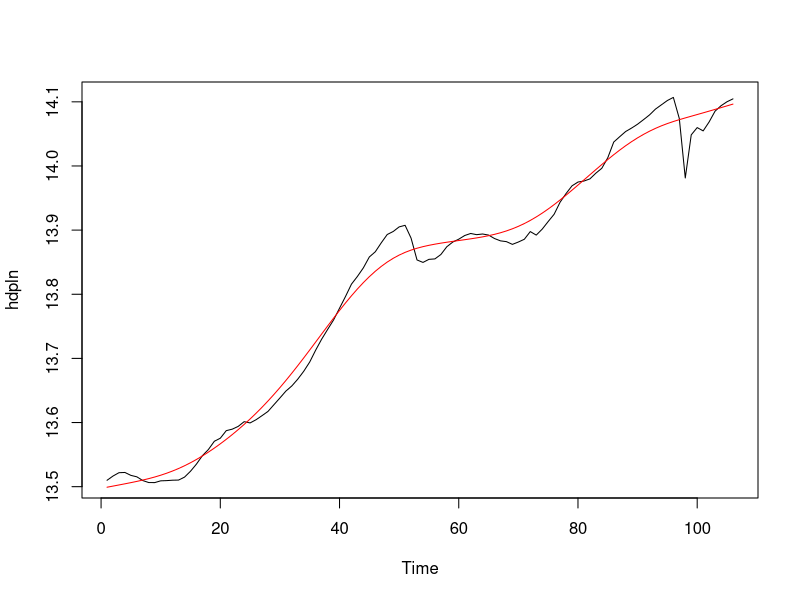
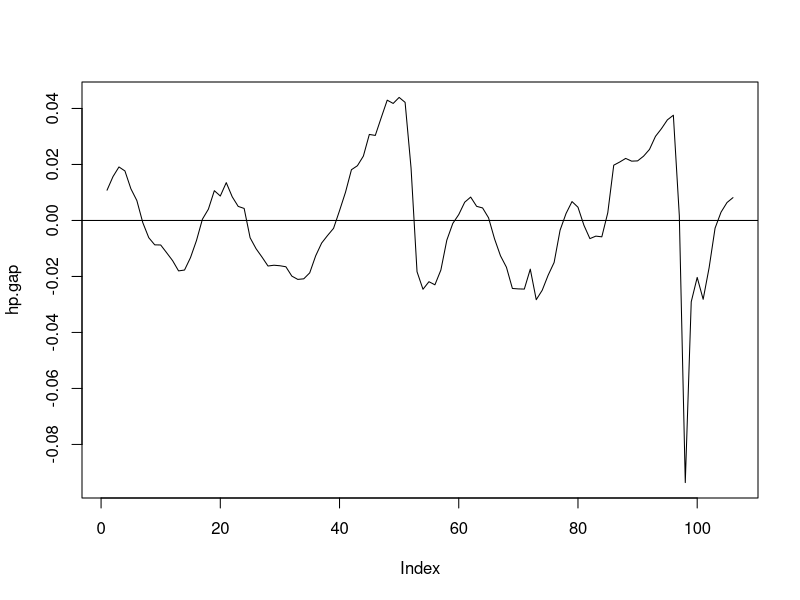
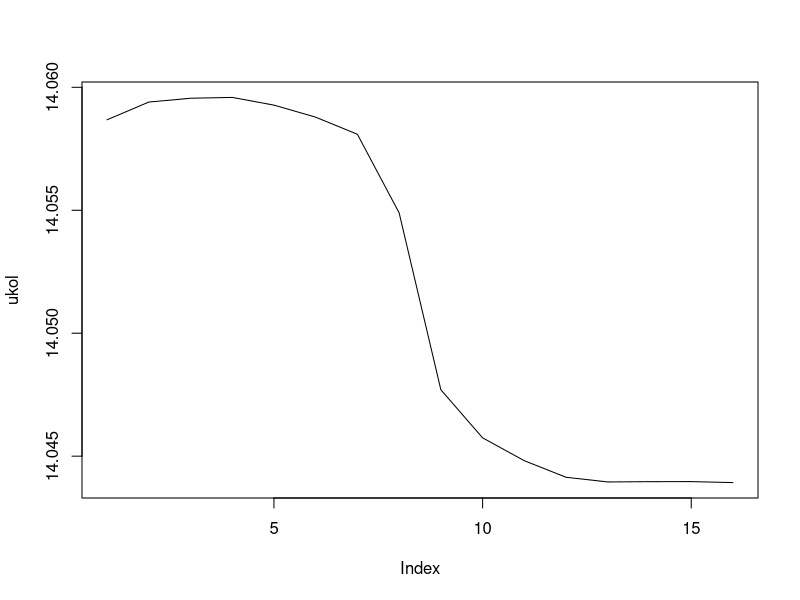

R code for these plots, in order:
# stazeni dat
hdp <- c(read.csv2("hdp.csv")[,-c(1)])
hdpln <- log(hdp)

plot.ts(hdpln)

# HP filtr --------------------------------------------------------------------
nObs <- length(hdpln)
l1 <- 1600
I <- diag(nObs)
D <- diff(I, lag=1, d= 2)

bigX <- rbind(I,sqrt(l1)*D)
bigy <- c(hdpln, sqrt(l1)*rep(0, nObs-2))

# Var.1 ---- velke OLS
hp.trend <- solve(t(bigX)%*%bigX)%*%t(bigX)%*%bigy
# Var.2 ---- rozepsano
hp.trend <- solve(I + l1*t(D)%*%D)%*%hdpln
hp.gap <- hdpln - hp.trend

lines(hp.trend, col = "red")
plot(hp.gap, type = "l")
abline(0,0)
#------------------------------------------------------------------------------

hp <- function(data, type){
  nObs <- length(data)
  l1 <- 1600
  I <- diag(nObs)
  D <- diff(I, lag=1, d= 2)
  
  bigX <- rbind(I,sqrt(l1)*D)
  bigy <- c(data, sqrt(l1)*rep(0, nObs-2))
  
  hp.trend <- solve(I + l1*t(D)%*%D)%*%data
  hp.gap <- data - hp.trend
  if(type == "trend"){
    
    return(hp.trend)
  }
  if(type == "gap"){
    return(hp.gap)
  }
}


ukol <- c()

for(i in 1:16){
  data_ukol <- hdpln[1:(i+89)]
  hpData_ukol <- hp(data_ukol, "trend")
  ukol[i] <- hpData_ukol[90]
}

plot(ukol, type = "l")

# pridani omezeni na mezirocni rust -------------------------------------------
l2 <- 15
rr <- c(rep(0,nObs-5),-1,0,0,0,1)
bigX.rr <- rbind(I, sqrt(l1)*D, sqrt(l2)*rr)
bigy.rr <- c(hdpln, sqrt(l1)*rep(0, nObs-2), sqrt(l2)*0.025)
# Var.1 --- velke OLS
hp.trend.rr <- solve(t(bigX.rr)%*%bigX.rr)%*%t(bigX.rr)%*%bigy.rr
# Var.2 ---> zkuste rozepsat sami
#------------------------------------------------------------------------------



# "predpovidani/projekce" hp.trendu s predchodem do SS ----------------------------------
l3 <- 15 
nAhead <- 8
I.f <- cbind(diag(nObs), matrix(0,nObs,nAhead))
D.f <- diff(diag(nObs+nAhead), lag = 1, d = 2)
rrf <- c(rep(0, nObs+nAhead-5),-1,0,0,0,1)
bigX.f <- rbind(I.f, sqrt(l1)*D.f, sqrt(l3)*rrf)
bigy.f <- c(hdpln, rep(0,nObs+nAhead-2), sqrt(l3)*0.025)
hp.trend.f <- solve(t(bigX.f)%*%bigX.f)%*%t(bigX.f)%*%bigy.f     # Var.1
#---------------------------------------------------------------------------------------




# mezera vystupu-----------------------------------------------------------------
l4 <- 0.001
nLags <- 4
gap.dt <- embed(hp.gap, nLags + 1)
y <- gap.dt[,1]
X <- gap.dt[,2:(nLags+1)]
pars.ols <- solve(t(X)%*%X)%*%t(X)%*%y
# Var.1: standardni hrebenova regrese
pars.ridge1 <- solve(t(X)%*%X + l4*diag(nLags))%*%t(X)%*%y
pars.ridge2 <- solve(t(X)%*%X + l4*diag(nLags))%*%(t(X)%*%y + l4*c(1.5,-0.6,0,0))
# --------------------------------------------------------------------------------




# vazene OLS jako LASSO?? - IRLS -------------------------------------------------
W <- diag(nLags)
for (i in 1:100)
{
pars.lasso <-  solve(t(X)%*%X + l4*W)%*%t(X)%*%y
ei <- abs(0 - pars.lasso)
W <- diag(c(1/pmax(abs(ei),0.0000000005)))
}
# optimalizujte zakladni kod vyse 
# (pozn. tento typ kodu/snippetu je mozne pouzit i u ruznych hodnotach lambda pro jednotlive promenne ci pozorovani)
#-------------------------------------------------------------------------------------------------------------
  
  

